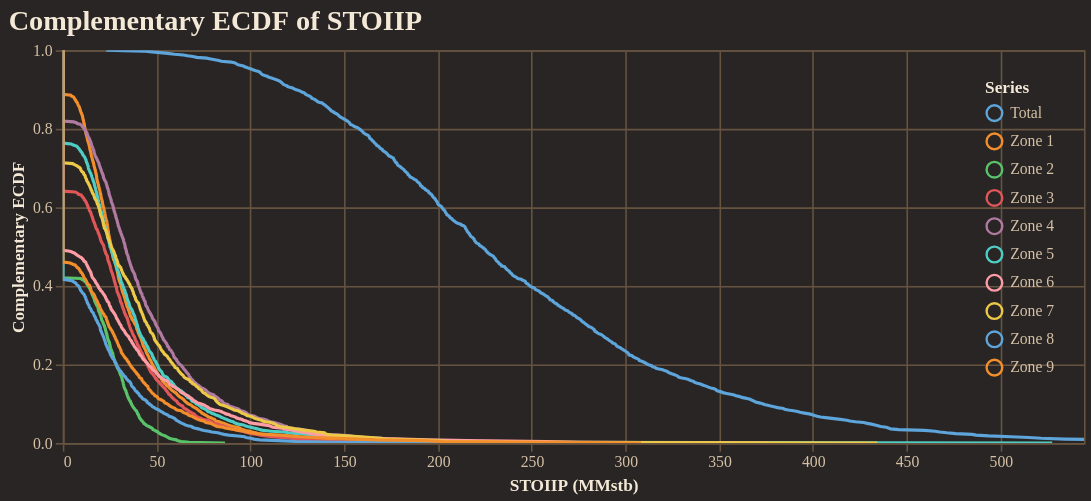

The cell this chart's notebook holds for it:
### Code cell
fig = reporter.plotter.prospect_volumetric_ecdf_plot(
    figsize=(650, 250),
    backend=PLOTTING_BACKEND
)
fig.show()

### Figure 1 — Vega-Lite specification as saved in the notebook (floating-point values rounded to 4 significant figures; data arrays with more than 128 entries replaced by an {"elided": "..."} marker saying what was removed)
{"config": {"background": "#292524", "view": {"fill": "#292524", "stroke": "#665340"}, "title": {"color": "#f4e9d7", "font": "Merriweather", "fontSize": 18, "fontWeight": 600, "subtitleColor": "#d5c2a6", "anchor": "start"}, "axis": {"domainColor": "#665340", "gridColor": "#665340", "tickColor": "#665340", "labelColor": "#d5c2a6", "titleColor": "#f4e9d7", "labelFont": "Merriweather", "titleFont": "Merriweather"}, "legend": {"titleColor": "#f4e9d7", "labelColor": "#d5c2a6", "labelFont": "Merriweather", "titleFont": "Merriweather", "orient": "top-right", "symbolType": "circle"}, "header": {"labelColor": "#d5c2a6", "titleColor": "#f4e9d7", "labelFont": "Merriweather", "titleFont": "Merriweather"}, "mark": {"color": "#c78d3b"}, "line": {"color": "#c78d3b"}, "bar": {"color": "#c78d3b"}, "point": {"color": "#ddb06d"}, "area": {"color": "#c78d3b", "opacity": 0.35}, "text": {"color": "#f4e9d7", "font": "Merriweather"}, "range": {"category": ["#5DA5DA", "#F28E2B", "#59C36A", "#E15759", "#B07AA1", "#4ECDC4", "#FF9DA7", "#EDC948"]}}, "layer": [{"mark": {"type": "line", "clip": true, "strokeWidth": 2}, "encoding": {"color": {"field": "series", "title": "Series", "type": "nominal"}, "tooltip": [{"field": "series", "title": "Series", "type": "nominal"}, {"field": "stoiip_mmstb", "format": ",.2f", "title": "STOIIP (MMstb)", "type": "quantitative"}, {"field": "exceedance_probability", "format": ".3f", "title": "Exceedance", "type": "quantitative"}], "x": {"field": "stoiip_mmstb", "title": "STOIIP (MMstb)", "type": "quantitative"}, "y": {"field": "exceedance_probability", "scale": {"domain": [0, 1]}, "title": "Complementary ECDF", "type": "quantitative"}}}], "data": {"name": "data-5b31aca3aa3db626377ff2ea2bc0b655"}, "encoding": {"x": {"field": "stoiip_mmstb", "scale": {"domain": [0, 544.5]}, "type": "quantitative"}}, "height": 250, "title": "Complementary ECDF of STOIIP", "width": 650, "$schema": "https://vega.github.io/schema/vega-lite/v5.20.1.json", "datasets": {"data-5b31aca3aa3db626377ff2ea2bc0b655": {"elided": "5000 records"}}}
